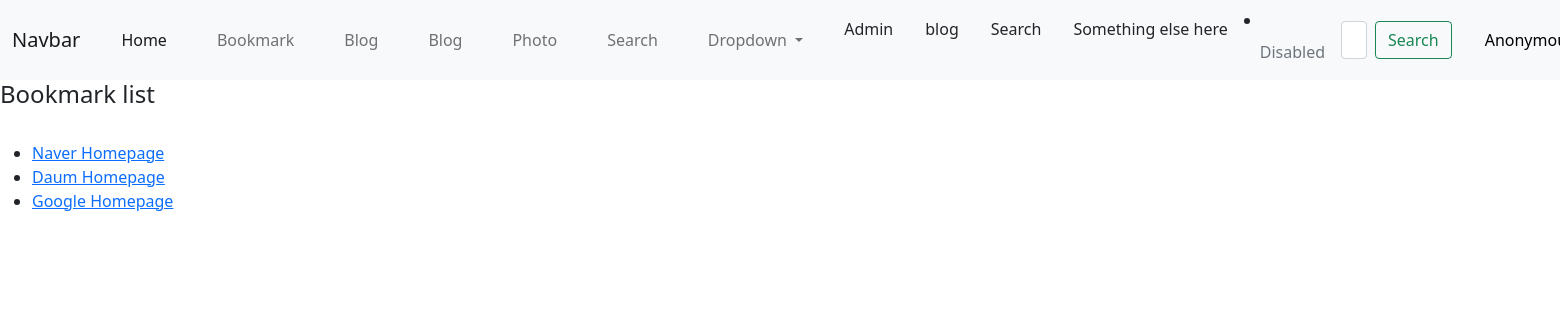
Before: /bookmark/ with the older database file.
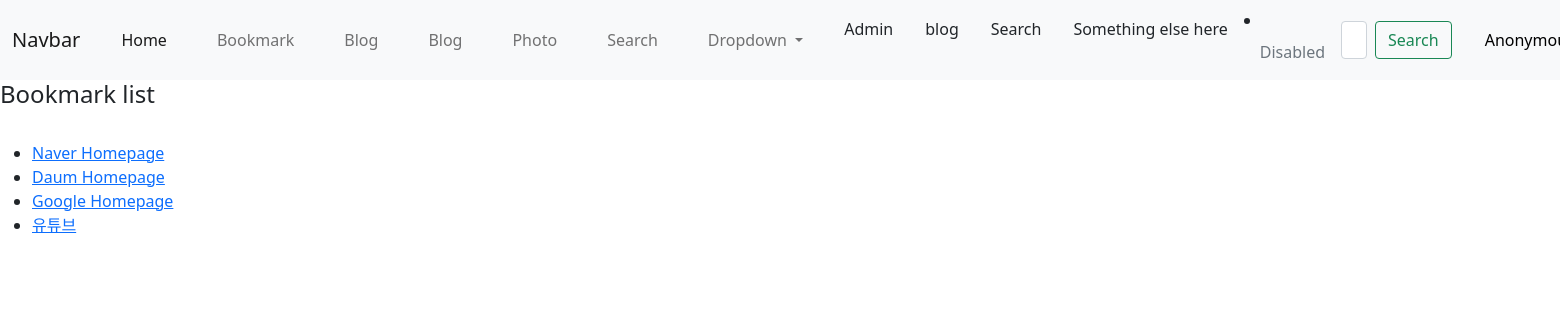
After: the same page with the newer database file.
### bookmark/models.py (models this page shows)
class Bookmark(models.Model):
    title = models.CharField('TITLE', max_length=100, blank=True)
    url = models.URLField('URL', unique=True)
    owner = models.ForeignKey(User, on_delete=models.CASCADE, blank=True, null=True)
    def __str__(self):
        return self.title

### bookmark/views.py (the view)
# urls.py: path('', BookmarkLV.as_view(), name='index'),
class BookmarkLV(ListView):
    model = Bookmark

### bookmark/templates/bookmark/bookmark_list.html (shortened to what this page needs)
{% extends 'base.html' %}
{% load static %}
{% block content %}
    <h4>Bookmark list</h4>
    <br>
    <ul>
        {% for bookmark in object_list %}
            <li><a href="{% url 'bookmark:detail' bookmark.id %}">{{bookmark}}</a></li>
        {% endfor %}
    </ul>
{% endblock %}

Changed rows visible on the page:
added Bookmark: title "유튜브"
